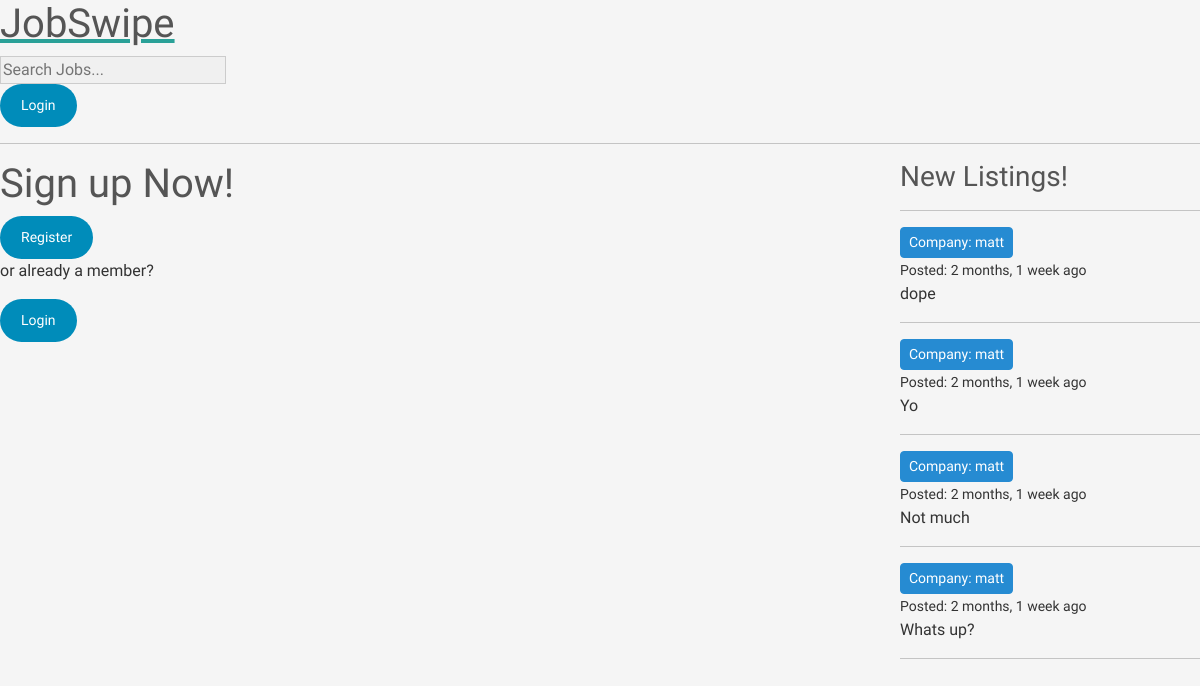
The app's page /, older data.
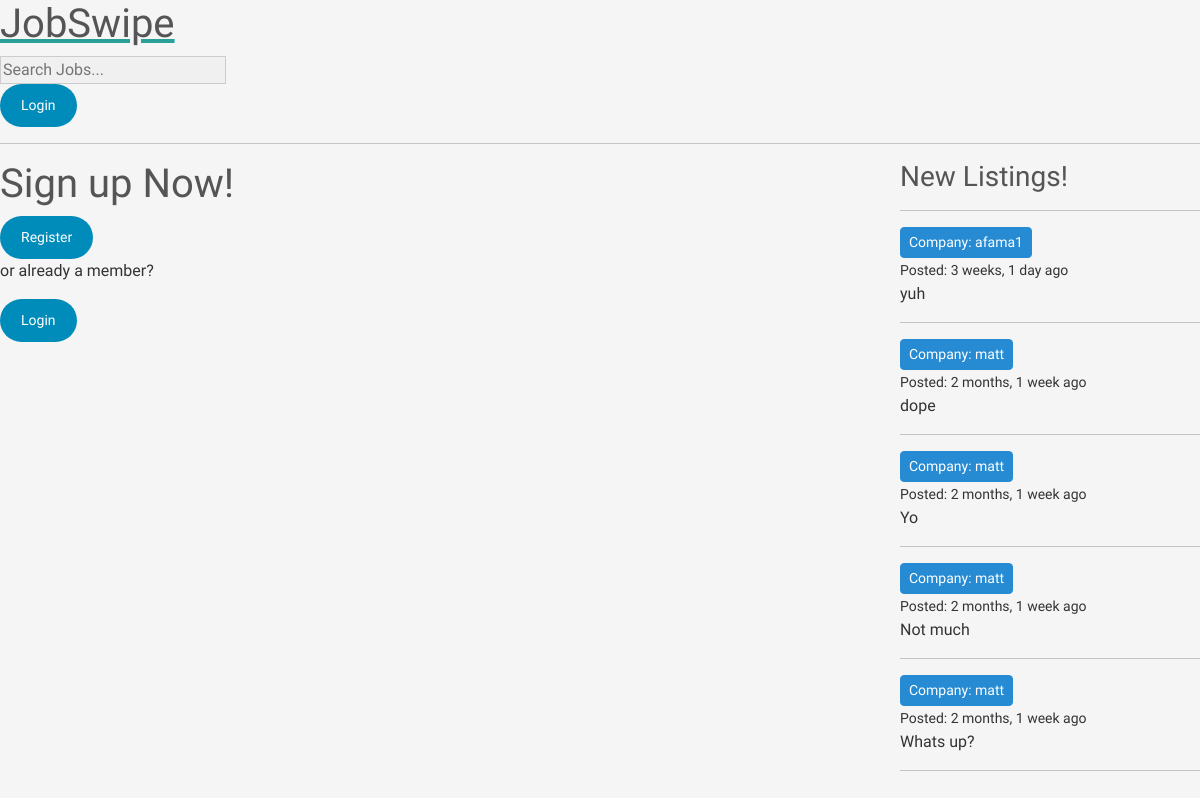
The same page, newer data.
### base/models.py (models this page shows)
class Message(models.Model):
    user = models.ForeignKey(User, on_delete=models.CASCADE)
    job = models.ForeignKey(Job, on_delete=models.CASCADE)
    body = models.TextField()
    updated = models.DateTimeField(auto_now=True)
    created = models.DateTimeField(auto_now_add=True)
    class Meta:
       ordering = ['-updated', '-created']
    def __str__(self):
     return self.body[0:50]

### base/views.py (the view)
# urls.py: path('', views.home, name="home"),
def home(request):
    q = request.GET.get('q') if request.GET.get('q') != None else ''
    jobs = Job.objects.filter(Q(field__name__icontains=q) |
                                 Q(name__icontains=q) |
                                   Q(description__icontains=q)
    )
    fields = Field.objects.all()
    job_count = jobs.count()
    job_messages = Message.objects.filter(Q(job__field__name__icontains=q))
    context = {'jobs': jobs, 'fields':fields,
               'job_count':job_count, 'job_messages': job_messages}
    return render(request, 'base/home.html', context)

### base/templates/base/home.html (shortened to what this page needs)
{% extends 'main.html' %}
{% load static %}
{% block content %}
<div class="home-container">
    <div>
        {% if user.is_authenticated and user.userprofile.user_type == 'business' %}
    <a href="{% url 'create-Job' %}" class="btn btn-primary">Create Job Posting</a>
        {% include 'base/job_list.html' %}
        {% else %}
        <div class="applyNow">
            <h1>Sign up Now!</h1>
            <a class ="btn btn-login navbar-btn" type ="button" href="{% url 'register' %}">Register</a>
            <p> or already a member?</p>
            <a class ="btn btn-login navbar-btn" type ="button" href="{% url 'login' %}">Login</a>
        </div>
        {% endif %}
    </div>
        <div>
            {% include 'base/activity_component.html' %}
        </div>
    </div>
{% endblock content %}

### templates/main.html (shortened to what this page needs)
<!DOCTYPE  html>
{% load static %}
<html>
    <head>
        <link rel="stylesheet" href="https://cdnjs.cloudflare.com/ajax/libs/font-awesome/4.7.0/css/font-awesome.min.css">
        <link rel="stylesheet" type="text/css" href="https://bootswatch.com/5/solar/bootstrap.min.css">
        <link rel="stylesheet" type="text/css" href="{% static 'css/styles.css' %}">
    </head>
    <body>
        {% include 'navbar.html' %}
        {% block content %}
        {% endblock %}
    </body>
</html>

### templates/navbar.html
<a href="/">
    <h1>JobSwipe</h1>
</a>
<form method="GET" action="{% url 'home' %}">
    <input type="text" name="q" placeholder="Search Jobs..."/>
</form>
{% if request.user.is_authenticated %}
<p> <i class="fa fa-user-o fa-2x" aria-hidden="true"></i>Hello {{request.user}}</p>
<a class ="btn btn-profile navbar-btn" type ="button" href="{% url 'user-profile' request.user.id %}">My Profile</a>
<a class ="btn btn-logout navbar-btn" type ="button" href="{% url 'logout' %}">Logout</a>
{% else %}
<a class ="btn btn-login navbar-btn" type ="button" href="{% url 'login' %}">Login</a>
{% endif %}
<hr>

### base/templates/base/activity_component.html (shortened to what this page needs)
<h3>New Listings!</h3>
<hr>
{% for message in job_messages %}
<div>
    <small>
        <a class="btn btn-info btn-sm" href="{% url 'user-profile' message.user.id %}">
            Company: {{ message.user }}
        </a><br>
        Posted: {{ message.created|timesince }} ago
    </small>
    <p>{{ message }}</p>
    <hr>
</div>
{% endfor %}

### static/css/styles.css (style rules this page uses)
body { background-color: #f5f5f5; color: #333333; }
h1, h2, h3, h4, h5, h6 { color: #555555; }
input, textarea, select { background-color: #f0f0f0; border: 1px solid #cccccc; }
.navbar-btn { font-size: 14px; padding: 10px 20px; border-radius: 30px; text-decoration: none; display: inline-block; transition: background-color 0.3s ease; }
.btn-login { background-color: #008CBA; color: white; }

### base/templates/base/home.html (style rules this page uses)
.home-container { display: grid; grid-template-columns: 3fr 1fr; }

Row changes from the older to the newer data that the page shows:
added Message: user "afama1", created "3 weeks, 1 day", body "yuh"
